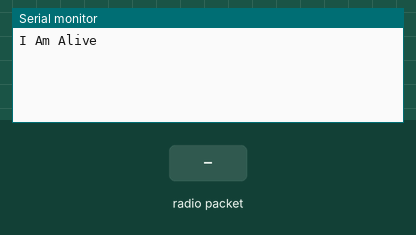
Simulated run of this sketch. Board: Arduino Uno, built with avr-gcc and run on an emulated ATmega328P. Parts: the last lines printed to the serial monitor. The test bench sets the inputs (shaded band). No radio packets arrive unless stated.

Above: at 1.2 s.
1.3 s: radio packet "1" arrives
At 2.5 s:
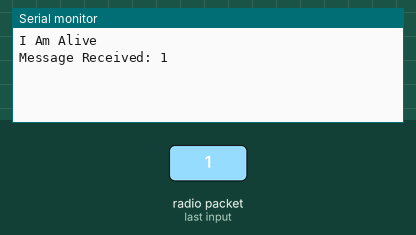
2.8 s: radio packet "0" arrives
At 3.7 s:
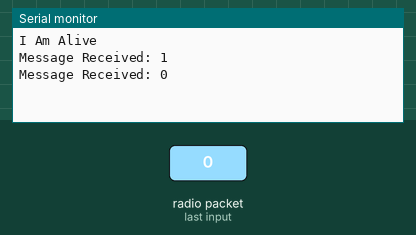
4.3 s: radio packet "2" arrives
At 4.9 s:
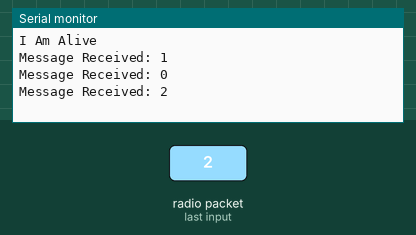

The sketch:

Receiver.ino
```cpp
//Receiver
// Include RadioHead Amplitude Shift Keying Library
#include <RH_ASK.h>
// Include dependant SPI Library
#include <SPI.h>

// Create Amplitude Shift Keying Object
RH_ASK rf_driver;

void setup()
{
    // Initialize ASK Object
    rf_driver.init();
    // Setup Serial Monitor
    Serial.begin(9600);
    Serial.println("I Am Alive");
}

void loop()
{
    // Set buffer to size of expected message
    uint8_t buf[17];
    uint8_t buflen = sizeof(buf);
    // Check if received packet is correct size
    if (rf_driver.recv(buf, &buflen))
    {

      // Message received with valid checksum
      Serial.print("Message Received: ");
      Serial.println((char*)buf);
    }
}
```

Measured:
- after the input at 1.3 s, the serial monitor: prints a new line at once (image 1)
- after the input at 2.8 s, the serial monitor: prints a new line at once (image 2)
- after the input at 4.3 s, the serial monitor: prints a new line at once (image 3)
